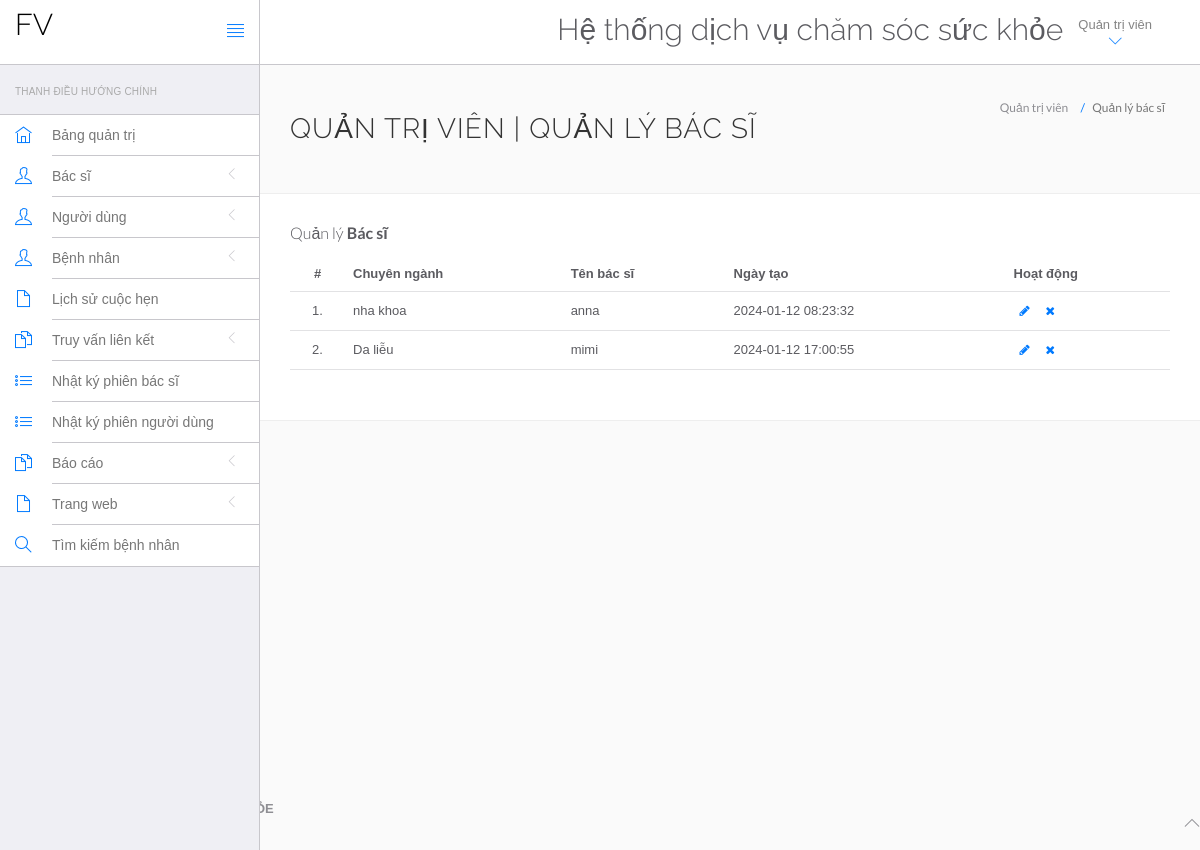
Page /HeThongQuanLyBenhVien/health_care/admin/manage-doctors.php (signed in) on the committed database.
### tables this page shows
CREATE TABLE `doctors` (
  `id` int(11) NOT NULL,
  `specilization` varchar(255) DEFAULT NULL,
  `doctorName` varchar(255) DEFAULT NULL,
  `address` longtext DEFAULT NULL,
  `docFees` varchar(255) DEFAULT NULL,
  `contactno` bigint(11) DEFAULT NULL,
  `docEmail` varchar(255) DEFAULT NULL,
  `password` varchar(255) DEFAULT NULL,
  `creationDate` timestamp NULL DEFAULT current_timestamp(),
  `updationDate` timestamp NULL DEFAULT NULL ON UPDATE current_timestamp()
);

### HeThongQuanLyBenhVien/health_care/admin/manage-doctors.php (the view, shortened to what this page needs)
<?php
include('include/connect.php');
if(strlen($_SESSION['id']==0)) {
 header('location:logout.php');
  } else{
?>
<!DOCTYPE html>
<html lang="en">
	<head>
		<link rel="stylesheet" href="vendor/bootstrap/css/bootstrap.min.css">
		<link rel="stylesheet" href="vendor/fontawesome/css/font-awesome.min.css">
		<link rel="stylesheet" href="vendor/themify-icons/themify-icons.min.css">
		<link href="vendor/animate.css/animate.min.css" rel="stylesheet" media="screen">
		<link href="vendor/perfect-scrollbar/perfect-scrollbar.min.css" rel="stylesheet" media="screen">
		<link href="vendor/switchery/switchery.min.css" rel="stylesheet" media="screen">
		<link href="vendor/bootstrap-touchspin/jquery.bootstrap-touchspin.min.css" rel="stylesheet" media="screen">
		<link href="vendor/select2/select2.min.css" rel="stylesheet" media="screen">
		<link href="vendor/bootstrap-datepicker/bootstrap-datepicker3.standalone.min.css" rel="stylesheet" media="screen">
		<link href="vendor/bootstrap-timepicker/bootstrap-timepicker.min.css" rel="stylesheet" media="screen">
		<link rel="stylesheet" href="assets/css/styles.css">
		<link rel="stylesheet" href="assets/css/plugins.css">
		<link rel="stylesheet" href="assets/css/themes/theme-1.css" id="skin_color" />
	</head>
	<body>
		<div id="app">
<?php include('include/sidebar.php');?>
			<div class="app-content">
						<?php include('include/header.php');?>
				<div class="main-content" >
					<div class="wrap-content container" id="container">
						<section id="page-title">
							<div class="row">
								<div class="col-sm-8">
									<h1 class="mainTitle">Quản trị viên | Quản lý bác sĩ </h1>
																	</div>
								<ol class="breadcrumb">
									<li>
										<span>Quản trị viên</span>
									</li>
									<li class="active">
										<span>Quản lý bác sĩ</span>
									</li>
								</ol>
							</div>
						</section>
						<div class="container-fluid container-fullw bg-white">
									<div class="row">
								<div class="col-md-12">
									<h5 class="over-title margin-bottom-15">Quản lý <span class="text-bold">Bác sĩ</span></h5>
									<table class="table table-hover" id="sample-table-1">
										<thead>
											<tr>
												<th class="center">#</th>
												<th>Chuyên ngành</th>
												<th class="hidden-xs">Tên bác sĩ</th>
												<th>Ngày tạo </th>
												<th>Hoạt động</th>
											</tr>
										</thead>
										<tbody>
<?php
$sql=mysqli_query($con,"select * from doctors");
$cnt=1;
while($row=mysqli_fetch_array($sql))
{
?>
											<tr>
												<td class="center"><?php echo $cnt;?>.</td>
												<td class="hidden-xs"><?php echo $row['specilization'];?></td>
												<td><?php echo $row['doctorName'];?></td>
												<td><?php echo $row['creationDate'];?>
												</td>
												<td >
												<div class="visible-md visible-lg hidden-sm hidden-xs">
							<a href="edit-doctor.php?id=<?php echo $row['id'];?>" class="btn btn-transparent btn-xs" tooltip-placement="top" tooltip="Edit"><i class="fa fa-pencil"></i></a>
	<a href="manage-doctors.php?id=<?php echo $row['id']?>&del=delete" onClick="return confirm('Bạn có chắc chắn muốn xóa?')"class="btn btn-transparent btn-xs tooltips" tooltip-placement="top" tooltip="Remove"><i class="fa fa-times fa fa-white"></i></a>
												</div>
												</td>
											</tr>
											<?php
$cnt=$cnt+1;
											 }?>
										</tbody>
									</table>
								</div>
							</div>
								</div>
							</div>
						</div>
					</div>
				</div>
	<?php include('include/footer.php');?>
	</body>
</html>
<?php } ?>

### HeThongQuanLyBenhVien/health_care/admin/assets/css/themes/theme-1.css (style rules this page uses)
body { background: #FAFAFA; }

### rows in the picture
doctors: specilization "nha khoa", doctorName "anna", creationDate "2024-01-12 08:23:32"
doctors: specilization "Da liễu", doctorName "mimi", creationDate "2024-01-12 17:00:55"
